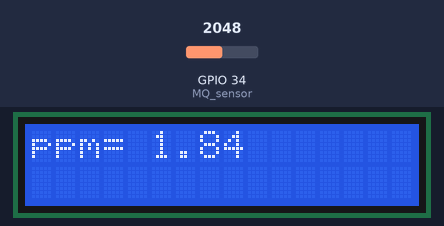
A sketch run on a simulated ESP32. On the bench: 16×2 character LCD. The inputs (shaded band) are chosen by the test bench; at power-on: GPIO 34 (MQ_sensor) = 2048. WiFi joins after 1.5 s; servers stay silent unless stated; no MQTT or app messages arrive unless stated; what the sketch prints to the serial monitor is not drawn.

Above: at 10.6 s.
Timing chart, 0 to 4.6 s (numbered marks = the images above; inputs shaded):
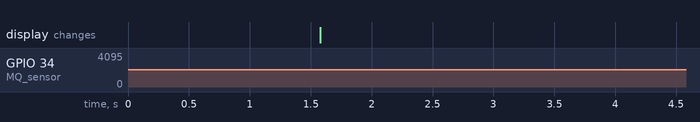

The sketch:

MQ-137.ino
```cpp
#include "WiFi.h"
#include <PubSubClient.h>

#include <LiquidCrystal_I2C.h>
LiquidCrystal_I2C lcd(0x27, 16, 2);

#define RL 47  //The value of resistor RL is 47K
#define m -0.263 //Enter calculated Slope
#define b 0.42 //Enter calculated intercept
#define Ro -10.5 //Enter found Ro value
#define MQ_sensor 34 //Sensor is connected to A4

const char* topicA ="/1/ammonia";

// Update these with values suitable for your network.

const char* ssid =        "WiFi Name";
const char* password =    "WiFi Password";
const char* mqtt_server = "your mqtt server";   /// example 192.168.0.19

WiFiClient espClient;
PubSubClient client(espClient);
long lastMsg = 0;
char msg[50];
int value = 0;

void setup() {
  Serial.begin(115200);

  setup_wifi();
  client.setServer(mqtt_server, 1883);
  client.setCallback(callback);

  lcd.init();
  lcd.backlight();
}

void setup_wifi() {
  delay(10);// We start by connecting to a WiFi network
  Serial.println();
  Serial.print("Connecting to ");
  Serial.println(ssid);
  WiFi.begin(ssid, password);
  while (WiFi.status() != WL_CONNECTED) {
    delay(500);
    Serial.print(".");
  }
  Serial.println("");
  Serial.println("WiFi connected");
  Serial.println("IP address: ");
  Serial.println(WiFi.localIP());
}

void callback(char* topic, byte* payload, unsigned int length) {
  Serial.print("Message arrived [");
  Serial.print(topic);
  Serial.print("] ");
  for (int i = 0; i < length; i++) {
    Serial.print((char)payload[i]);
  }
}

void reconnect() {
  // Loop until we're reconnected
  while (!client.connected()) {
    Serial.print("Attempting MQTT connection...");// Attempt to connect
    if (client.connect("ESP32Client")) {
      Serial.println("connected");
    } else {
      Serial.print("failed, rc=");
      Serial.print(client.state());
      Serial.println(" try again in 5 seconds");
      delay(5000);// Wait 5 seconds before retrying
    }
  }
}

void loop() {
  float VRL; //Voltage drop across the MQ sensor
  float Sensor_R; //Sensor resistance at gas concentration
  float ratio; //Define variable for ratio

  Serial.println(client.connected());

  if (!client.connected()) {
    reconnect();
  }
  client.loop();

  long now = millis();

  if (now - lastMsg > 10000) {
    lastMsg = now;
    VRL = analogRead(MQ_sensor)*(5.0/1023.0);

    if(isnan(VRL)){
      Serial.println("Failed to read from Ammonia sensor!");
      return;
    }

    Sensor_R = ((5.0*RL)/VRL)-RL; //Use formula to get Rs value
    ratio = Sensor_R/Ro;  // find ratio Rs/Ro

    float ppm = pow(10, ((log10(ratio)-b)/m)); //use formula to calculate ppm

    Serial.print("NH3 (ppm) = "); //Display a ammonia in ppm
    Serial.print(ppm);
    Serial.print("     Voltage = "); //Display a intro message
    Serial.println(VRL);

    double percentage = ppm / 10000; //Convert to percentage
    Serial.println(percentage);

    if(isnan(ppm)){
      ppm = 0.0;
    }

    static char ammonia[7];
    dtostrf(ppm, 6, 2, ammonia);
    client.publish(topicA, ammonia);
    Serial.print("Sent");
    lcd.setCursor(0, 0);
    lcd.print("ppm= ");
    lcd.print(ppm);
    //lcd.setCursor(0,1);
    //lcd.print("Voltage = ");
    //lcd.print(VRL);
    delay(2000);

  }

}
```
